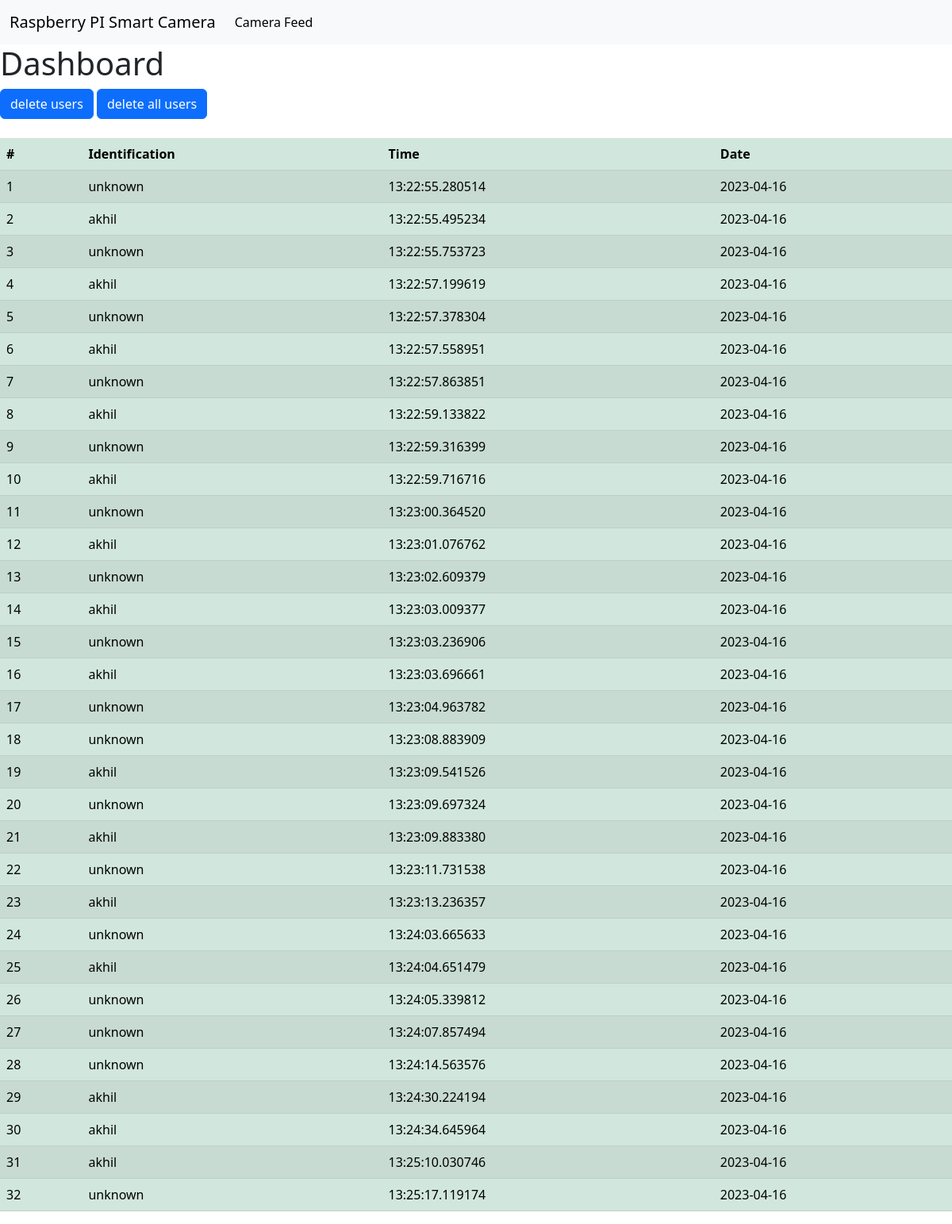
/dashboard, run on the app's committed database.
### tables this page shows
CREATE TABLE "users" (
	"UID"	INTEGER PRIMARY KEY AUTOINCREMENT,
	"UNAME"	TEXT,
	"UTIME"	TEXT,
    "UDATE" TEXT
);

### stream.py (the view)
@app.route('/dashboard')
def dashboard():
    con=sql.connect("db_web.db")
    con.row_factory=sql.Row
    cur=con.cursor()
    cur.execute("select * from users")
    data=cur.fetchall()
    return render_template("dashboard.html",datas=data)

### templates/dashboard.html (shortened to what this page needs)
<!doctype html>
<html lang="en">
  <head>
    <link href="https://cdn.jsdelivr.net/npm/bootstrap@5.3.0-alpha3/dist/css/bootstrap.min.css" rel="stylesheet">
  </head>
  <body>
    <nav class="navbar navbar-expand-lg bg-body-tertiary">
        <div class="container-fluid">
          <a class="navbar-brand" href="/">Raspberry PI Smart Camera</a>
          <div class="collapse navbar-collapse" id="navbarNav">
            <ul class="navbar-nav">
              <li class="nav-item">
                <a class="nav-link active" aria-current="page" href="/">Camera Feed</a>
              </li>
            </ul>
          </div>
        </div>
      </nav>
    <h1>Dashboard</h1>
    <a class="btn btn-primary" href="{{url_for("delete_user")}}" role="button">delete users</a>
    <a class="btn btn-primary" href="{{url_for("delete_all")}}" role="button">delete all users</a>
    <br>
    <br>
    <table class="table table-success table-striped">
        <thead>
            <tr>
              <th scope="col">#</th>
              <th scope="col">Identification</th>
              <th scope="col">Time</th>
              <th scope="col">Date</th>
            </tr>
          </thead>
          <tbody>
            {% for row in datas %}
            <tr>
              <td>{{loop.index}}</td>
              <td>{{row.UNAME}}</td>
              <td>{{row.UTIME}}</td>
              <td>{{row.UDATE}}</td>
            </tr>
          {%endfor%}
          </tbody>
      </table>
  </body>
</html>

### data on the page
users: UNAME "unknown", UTIME "13:22:55.280514", UDATE "2023-04-16"
users: UNAME "akhil", UTIME "13:22:55.495234", UDATE "2023-04-16"
users: UNAME "unknown", UTIME "13:22:55.753723", UDATE "2023-04-16"
users: UNAME "akhil", UTIME "13:22:57.199619", UDATE "2023-04-16"
users: UNAME "unknown", UTIME "13:22:57.378304", UDATE "2023-04-16"
users: UNAME "akhil", UTIME "13:22:57.558951", UDATE "2023-04-16"
users: UNAME "unknown", UTIME "13:22:57.863851", UDATE "2023-04-16"
users: UNAME "akhil", UTIME "13:22:59.133822", UDATE "2023-04-16"
users: UNAME "unknown", UTIME "13:22:59.316399", UDATE "2023-04-16"
users: UNAME "akhil", UTIME "13:22:59.716716", UDATE "2023-04-16"
users: UNAME "unknown", UTIME "13:23:00.364520", UDATE "2023-04-16"
users: UNAME "akhil", UTIME "13:23:01.076762", UDATE "2023-04-16"
users: UNAME "unknown", UTIME "13:23:02.609379", UDATE "2023-04-16"
users: UNAME "akhil", UTIME "13:23:03.009377", UDATE "2023-04-16"
users: UNAME "unknown", UTIME "13:23:03.236906", UDATE "2023-04-16"
users: UNAME "akhil", UTIME "13:23:03.696661", UDATE "2023-04-16"
users: UNAME "unknown", UTIME "13:23:04.963782", UDATE "2023-04-16"
users: UNAME "unknown", UTIME "13:23:08.883909", UDATE "2023-04-16"
users: UNAME "akhil", UTIME "13:23:09.541526", UDATE "2023-04-16"
users: UNAME "unknown", UTIME "13:23:09.697324", UDATE "2023-04-16"
users: UNAME "akhil", UTIME "13:23:09.883380", UDATE "2023-04-16"
users: UNAME "unknown", UTIME "13:23:11.731538", UDATE "2023-04-16"
users: UNAME "akhil", UTIME "13:23:13.236357", UDATE "2023-04-16"
users: UNAME "unknown", UTIME "13:24:03.665633", UDATE "2023-04-16"
users: UNAME "akhil", UTIME "13:24:04.651479", UDATE "2023-04-16"
users: UNAME "unknown", UTIME "13:24:05.339812", UDATE "2023-04-16"
users: UNAME "unknown", UTIME "13:24:07.857494", UDATE "2023-04-16"
users: UNAME "unknown", UTIME "13:24:14.563576", UDATE "2023-04-16"
users: UNAME "akhil", UTIME "13:24:30.224194", UDATE "2023-04-16"
users: UNAME "akhil", UTIME "13:24:34.645964", UDATE "2023-04-16"
users: UNAME "akhil", UTIME "13:25:10.030746", UDATE "2023-04-16"
users: UNAME "unknown", UTIME "13:25:17.119174", UDATE "2023-04-16"
